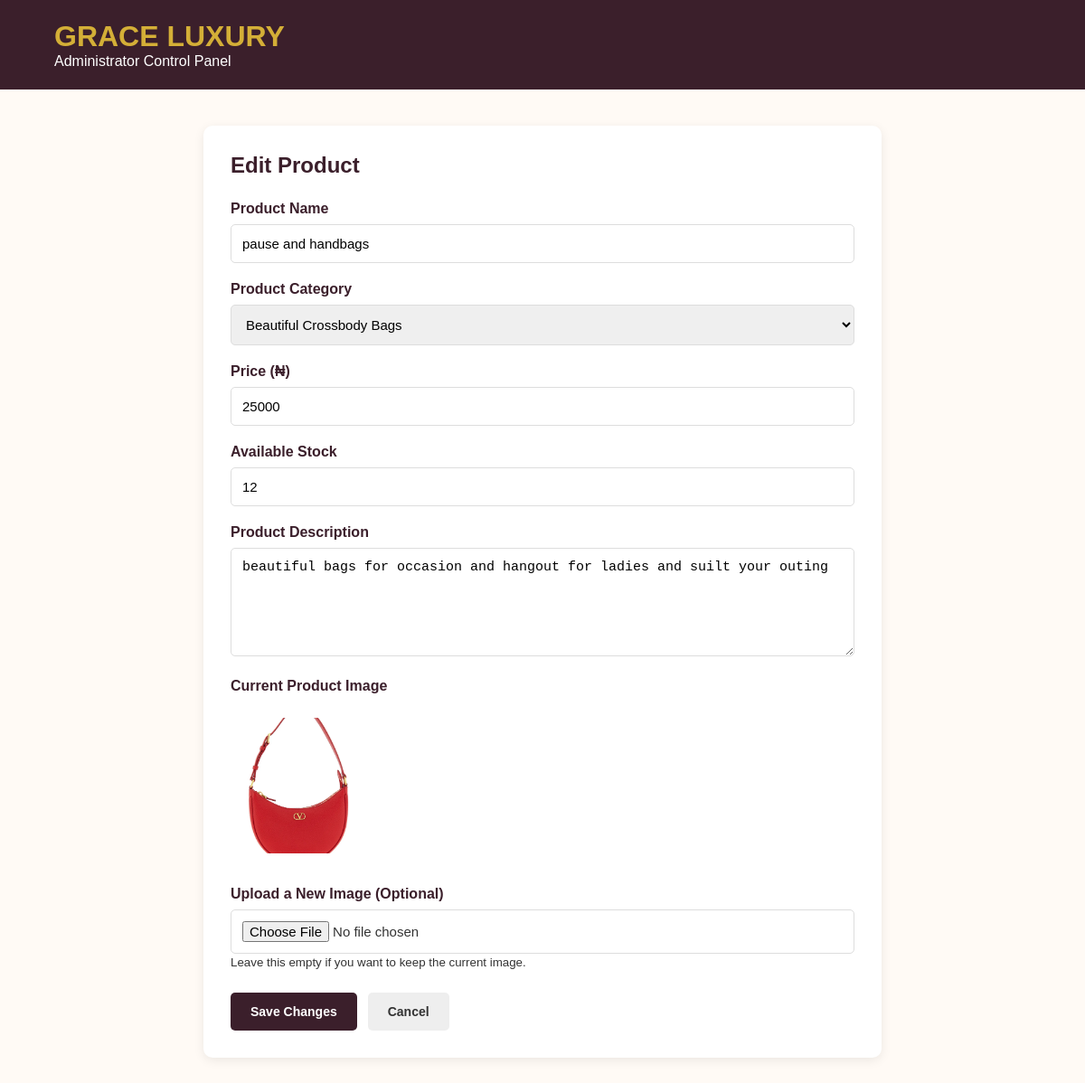
The app's page /admin/products/4/edit (signed in) with its own data.
### tables this page shows
CREATE TABLE products (

                id INTEGER PRIMARY KEY AUTOINCREMENT,

                name TEXT NOT NULL,

                description TEXT,

                price INTEGER NOT NULL CHECK(price >= 0),

                category TEXT NOT NULL,

                image_filename TEXT NOT NULL,

                stock_quantity INTEGER NOT NULL DEFAULT 0
                    CHECK(stock_quantity >= 0),

                is_active INTEGER NOT NULL DEFAULT 1,

                created_at TIMESTAMP DEFAULT CURRENT_TIMESTAMP

            );

### app.py (the view, shortened to what this page needs)
@app.route("/admin/products/<int:product_id>/edit", methods=["GET", "POST"])
@admin_required
def admin_edit_product(product_id):
    product = get_product_by_id(product_id)
    if product is None:
        abort(404)
    return render_template(
        "admin_edit_product.html",
        product=product,
        categories=CATEGORIES
    )

### app.py (called while the page is built)
def admin_required(view_function):
    @wraps(view_function)
    def decorated_function(*args, **kwargs):
        if "admin_id" not in session:
            flash("Please log in as an administrator.", "error")
            return redirect(url_for("admin_login"))
        return view_function(*args, **kwargs)
    return decorated_function

### database.py (called while the page is built)
def get_connection():
    connection = sqlite3.connect(DATABASE_PATH)
    connection.row_factory = sqlite3.Row
    connection.execute("PRAGMA foreign_keys = ON")
    return connection

def get_product_by_id(product_id):
    connection = get_connection()
    try:
        return connection.execute("""
            SELECT *
            FROM products
            WHERE id = ?
        """, (product_id,)).fetchone()
    finally:
        connection.close()

### templates/admin_edit_product.html (shortened to what this page needs)
<!DOCTYPE html>
<html lang="en">
<head>
</head>
<body>
<header>
    <h1>GRACE LUXURY</h1>
    <p>Administrator Control Panel</p>
</header>
<main class="container">
    <h2>Edit Product</h2>
    <form
        action="{{ url_for('admin_edit_product', product_id=product['id']) }}"
        method="POST"
        enctype="multipart/form-data"
    >
        <div class="form-group">
            <label for="name">Product Name</label>
            <input
                type="text"
                id="name"
                name="name"
                value="{{ product['name'] }}"
                required
            >
        </div>
        <div class="form-group">
            <label for="category">Product Category</label>
            <select id="category" name="category" required>
                {% for category_name, category in categories.items() %}
                    <option
                        value="{{ category_name }}"
                        {% if product['category'] == category_name %}
                            selected
                        {% endif %}
                    >
                        {{ category.title }}
                    </option>
                {% endfor %}
            </select>
        </div>
        <div class="form-group">
            <label for="price">Price (₦)</label>
            <input
                type="number"
                id="price"
                name="price"
                min="0"
                step="1"
                value="{{ product['price'] }}"
                required
            >
        </div>
        <div class="form-group">
            <label for="stock_quantity">Available Stock</label>
            <input
                type="number"
                id="stock_quantity"
                name="stock_quantity"
                min="0"
                value="{{ product['stock_quantity'] }}"
                required
            >
        </div>
        <div class="form-group">
            <label for="description">Product Description</label>
            <textarea
                id="description"
                name="description"
                required
            >{{ product['description'] }}</textarea>
        </div>
        <div class="form-group">
            <label>Current Product Image</label>
            <br>
            <img
                class="current-image"
                src="{{ url_for(
                    'static',
                    filename='images/'
                    ~ categories[product['category']]['folder']
                    ~ '/'
                    ~ product['image_filename']
                ) }}"
                alt="{{ product['name'] }}"
            >
        </div>
        <div class="form-group">
            <label for="image">Upload a New Image (Optional)</label>
            <input
                type="file"
                id="image"
                name="image"
                accept=".jpg,.jpeg,.png,.webp,.gif,.avif"
            >
            <small>
                Leave this empty if you want to keep the current image.
            </small>
        </div>
        <div class="buttons">
            <button type="submit">
                Save Changes
            </button>
            <a
                href="{{ url_for('admin_dashboard') }}"
                class="cancel"
            >
                Cancel
            </a>
        </div>
    </form>
</main>
</body>
</html>

### templates/admin_edit_product.html (style rules this page uses)
* { margin: 0; padding: 0; box-sizing: border-box; }
body { font-family: Arial, sans-serif; background: #fffaf5; color: #333; }
header { background: #3b1f2b; color: white; padding: 22px 5%; }
header h1 { color: #d4af37; }
.container { width: 90%; max-width: 750px; margin: 40px auto; background: white; padding: 30px; border-radius: 10px; box-shadow: 0 3px 12px rgba(0,0,0,0.08); }
h2 { color: #3b1f2b; margin-bottom: 25px; }
.form-group { margin-bottom: 20px; }
label { display: block; margin-bottom: 8px; font-weight: bold; color: #3b1f2b; }
input, select, textarea { width: 100%; padding: 12px; border: 1px solid #ddd; border-radius: 5px; font-size: 15px; }
textarea { min-height: 120px; resize: vertical; }
.current-image { width: 150px; height: 150px; object-fit: cover; border-radius: 8px; margin-bottom: 12px; }
.buttons { display: flex; gap: 12px; flex-wrap: wrap; margin-top: 25px; }
button, .cancel { padding: 13px 22px; border: none; border-radius: 5px; font-weight: bold; cursor: pointer; text-decoration: none; font-size: 14px; }
button { background: #3b1f2b; color: white; }
.cancel { background: #eee; color: #333; }

### records on screen
products: name "pause and handbags", category "Beautiful Crossbody Bags", price "25000", stock_quantity "12", description "beautiful bags for occasion and hangout for ladies and suilt your outing", category+image_filename (picture)
